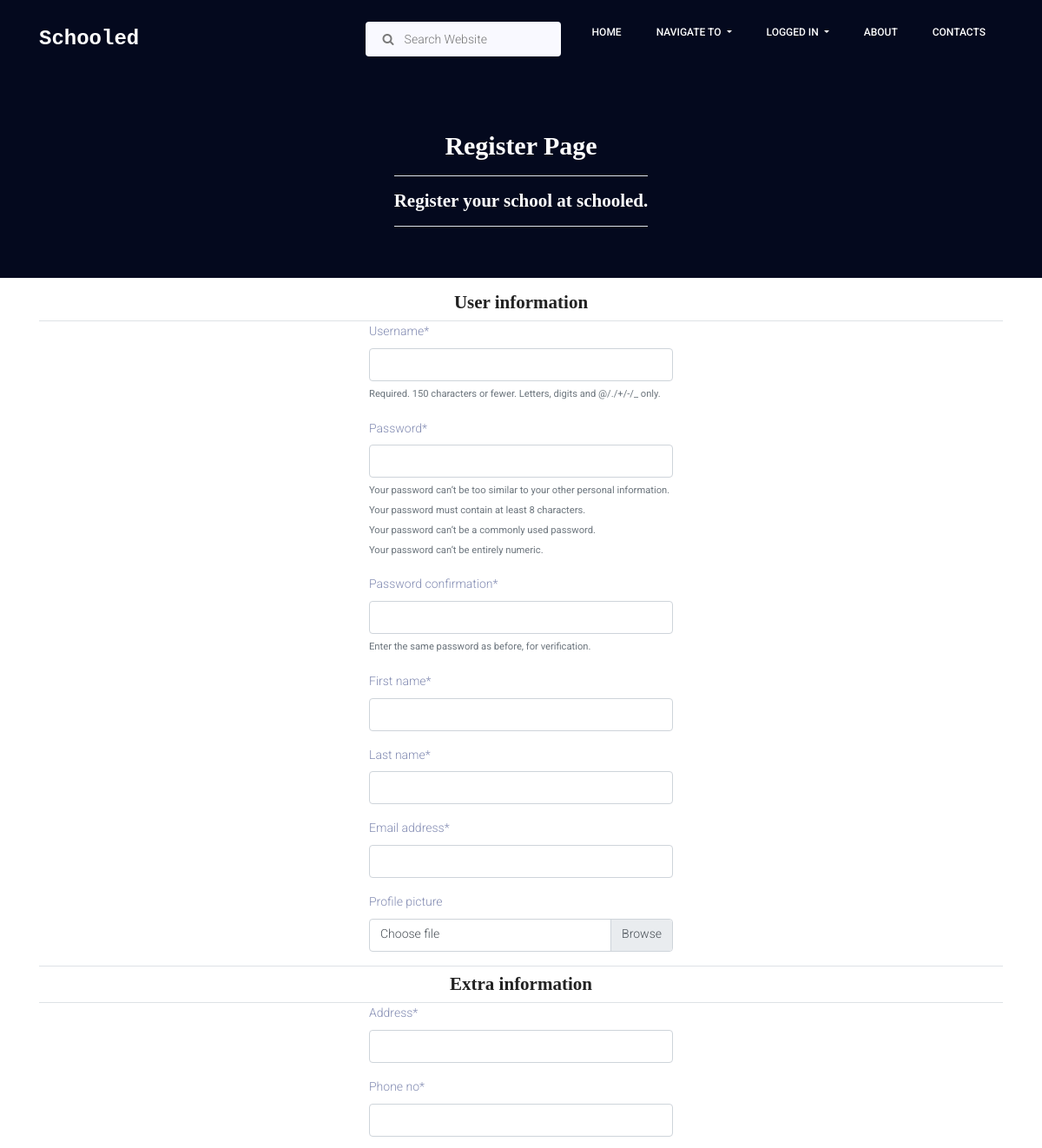
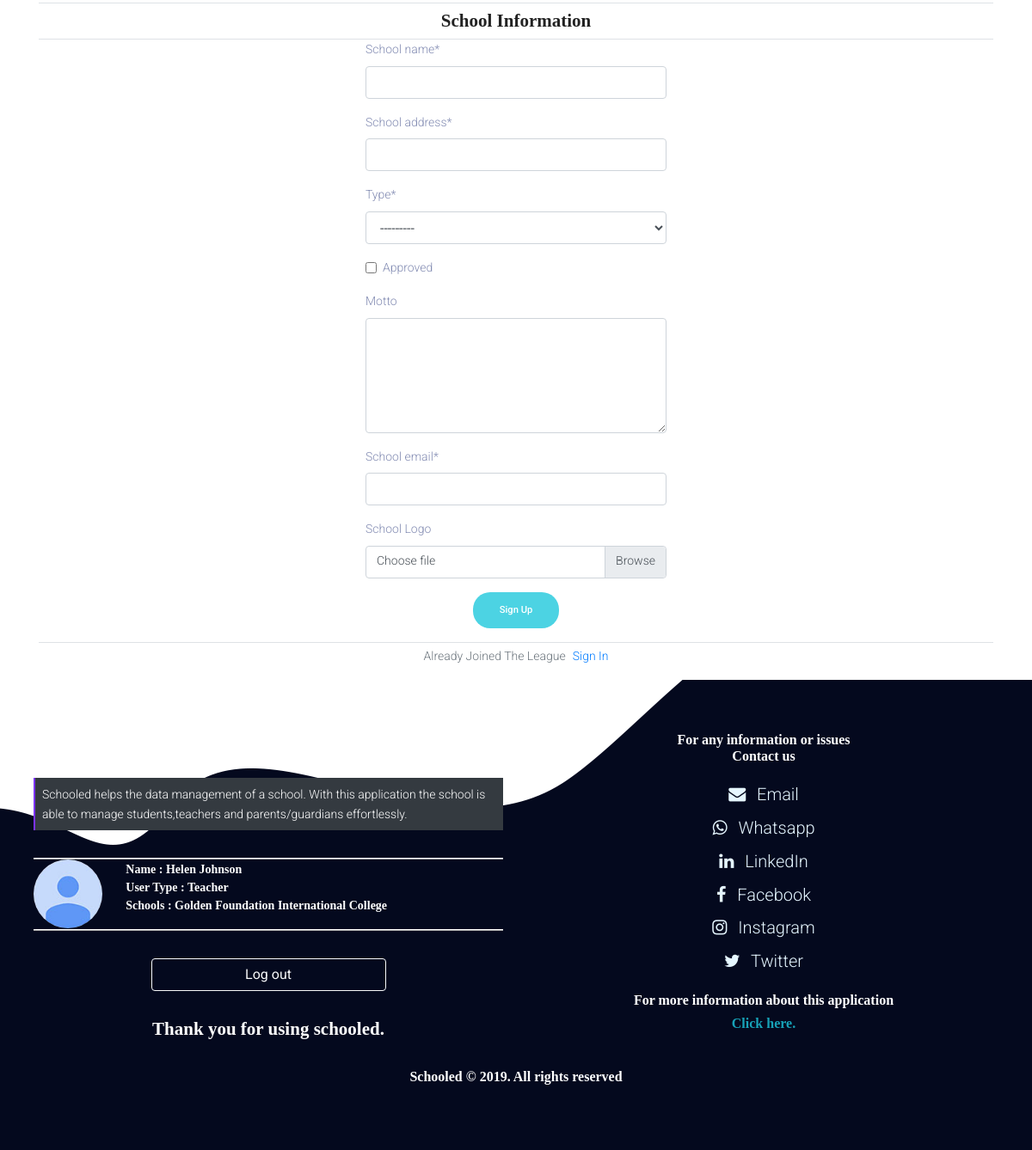
Screenshot of /accounts/register/ (signed in) with the database file from the repository (2 pictures, top to bottom).
### accounts/models.py (models this page shows, shortened)
class User(AbstractUser):
	level_choices= (
		('Admin','Admin'),
		('Teacher','Teacher'),
		('Parent','Parent'),
	)
	level = models.CharField(max_length=20, choices = level_choices)
	profile_picture = models.ImageField(default='default.jpg', upload_to = 'Profile_Pictures')

### teachers/models.py (models this page shows, shortened)
class Teacher(BasicInfo):
    user = models.OneToOneField(get_user_model(),on_delete=models.CASCADE)

class Class(models.Model):
	school = models.ForeignKey(School,models.CASCADE)
	class_name = models.CharField(max_length=20)
	teacher = models.OneToOneField(Teacher,on_delete=models.SET_NULL,null=True,related_name="teacher_class")
	class Meta:
		constraints = [models.UniqueConstraint(fields=["class_name","school"],name="unique_class"),]

### admins/models.py (models this page shows, shortened)
class School(models.Model):
	type_choices=(
	('Secondary_School','Secondary_School'),
		('Primary_School','Primary_School')
	)
	admin = models.ForeignKey(Admin,on_delete=models.CASCADE,related_name="schools")
	school_name =models.CharField(max_length=100,unique=True)
	school_address =models.CharField(max_length=100)
	type = models.CharField(max_length=30, choices = type_choices)
	approved = models.BooleanField()
	motto = models.TextField(blank = True, null = True)
	image= models.ImageField(default='default.jpg', upload_to = 'School_Pictures')
	school_email = models.EmailField()
	created_at = models.DateTimeField(auto_now_add=True)
	update_at = models.DateTimeField(auto_now=True)

### accounts/views.py (the view, shortened to what this page needs)
# urls.py: path('register/', views.register, name='register'),
def register(request):
	userform = UserCreationForm()
	userform.fields['first_name'].required = userform.fields['last_name'].required = userform.fields['email'].required = True
	admin_form = AdminForm()
	schoolform = SchoolForm()
	return render(request, 'accounts/admin_register.html', {'userform':userform,'adminform':admin_form,'schoolform':schoolform,})

### accounts/forms.py
class UserCreationForm(UserCreationForm):
    class Meta:
        model = get_user_model()
        fields = ('username','password1','password2','first_name','last_name','email')

### admins/forms.py
class AdminForm(ModelForm):
	class Meta:
		model = Admin
		fields = ('__all__')
		exclude = ('school','user','created_at','update_at')
		tel = widgets.TextInput(attrs={"type":"tel"})
		widgets = {"date_of_birth":widgets.DateInput(attrs={"type":"date"},),"phone_no":tel}

### accounts/templates/accounts/admin_register.html (shortened to what this page needs)
{% extends 'admins/school_owner_admin_page.html' %}
{% load crispy_forms_tags %}
{% block content %}
<section class="home-banner-area">
	<div class="container-fluid">
		<div class="row">
			<div class="main-header">
				<h2 class="text-white text-center">Register Page</h2>
				<h4 class="mt-3 mx-auto text-white border-top border-bottom py-3 text-center">Register your school at
					schooled.</h4>
			</div>
		</div>
	</div>
</section>
<div class="container my-3">
	<form method="post" id="register-form" enctype="multipart/form-data">
		<h4 class="border-bottom text-center pb-2">User information</h4>
		{{userform|crispy}}
		<div class="form-group">
			<label for="customFile">Profile picture</label>
			<div class="custom-file"> <input type="file" class="custom-file-input" name="user-profile-picture"
					accept="image/*"> <label class="custom-file-label" for="customFile" id="file-label">Choose
					file</label> </div>
		</div>
		<h4 class="border-bottom border-top text-center py-2">Extra information</h4>
		{{adminform|crispy}}
		<h4 class="border-bottom border-top text-center py-2">School Information</h4>
		{{schoolform|crispy}}
		<div class="form-group">
			<label for="customFile1">School Logo</label>
			<div class="custom-file"> <input type="file" class="custom-file-input" name="school-image" id="customFile1"
					accept="image/*"> <label class="custom-file-label" for="customFile1" id="file-label1">Choose
					file</label> </div>
		</div>
		<div class="d-flex">
			<button class="genric-btn success circle mx-auto" type="submit">Sign Up</button>
		</div>
	</form>
	<div class="border-top my-3 pt-1">
		<p class="text-muted text-center">Already Joined The League<a href="{% url 'accounts:login' %}"
				class="ml-2">Sign In</a></p>
	</div>
</div>
{% endblock content %}

### admins/templates/admins/school_owner_admin_page.html (shortened to what this page needs)
<!DOCTYPE html>
<html lang="zxx" class="no-js">
{% load static %}
{% load crispy_forms_tags %}
<head>
<link rel="stylesheet" href="https://cdnjs.cloudflare.com/ajax/libs/font-awesome/4.7.0/css/font-awesome.min.css">
<link rel="stylesheet" href="{% static 'css/linearicons.css'%}" />
<link rel="stylesheet" href="{% static 'css/bootstrap.css'%}" />
<link rel="stylesheet" href="{% static 'css/main.css'%}" />
<link rel="stylesheet" href="{% static 'css/style.css'%}">
</head>
<body>
    <header class="default-header" id="main-nav">
        <nav class="navbar navbar-expand-lg fixed-top navbar-light" style="background-color: #04091e;">
            <div class="container">
                <a class="navbar-brand" href="{% url 'accounts:accounts_handler' %}">
                    <h3 class="brand-name">Schooled</h3>
                </a>
                <div class="collapse navbar-collapse justify-content-end align-items-center"
                    id="navbarSupportedContent" style="background-color: #04091e;">
                    <ul class="navbar-nav">
                        <li>
                            <div class="input-group-icon mx-3 d-flex flex-column">
                                <div class="icon"><i class="fa fa-search" aria-hidden="true"></i></div>
                                <input type="text" name="address" placeholder="Search Website"
                                    onfocus="this.placeholder " onblur="this.placeholder = 'Search Website'" disabled
                                    class="single-input rounded">
                            </div>
                        </li>
                        <li><a href="{% url 'homepage' %}">Home</a></li>
                        <li class="dropdown">
                            <a class="dropdown-toggle" href="#" data-toggle="dropdown">
                                Navigate To
                            </a>
                        </li>
                        <li class="dropdown">
                            {% if user.is_authenticated %}
                            <a class="dropdown-toggle" href="#" data-toggle="dropdown">
                                Logged In
                            </a>
                            {% endif %}
                        </li>
                        <li><a href="about.html">About</a></li>
                        <li><a href="contacts.html">Contacts</a></li>
                    </ul>
                </div>
            </div>
        </nav>
    </header>
    {% block content %}{% endblock %}
    <footer class="footer-area section-gap" id="page-footer">
        <div class="container-fluid">
            <div class="row">
                <div class="col-12 col-sm-12 col-md-6 col-lg-6 d-flex flex-column">
                    <a class="text-white mt-3 mx-auto" href="{% url 'accounts:accounts_handler' %}"
                        style="font-size:30px;"><span class="fa fa-graduation-cap mr-3"></span> Schooled</a>
                    <blockquote class="generic-blockquote bg-dark mt-2 mb-3 text-white p-2">Schooled helps the data
                        management of a school. With this application the school is able to manage students,teachers and
                        parents/guardians effortlessly.</blockquote>
                    <div class="footer-profile my-3">
                        <img class="rounded-circle"
                            src="{{user.profile_picture.url|default:'/media/default.jpg'}}">
                        <div class="my-1">
                            <h6 class="text-white mt-1">Name : {{user.get_full_name|default:"Guest"}}</h6>
                            <h6 class="text-white mt-1">User Type : {{user.level|default:"Guest"}}</h6>
                            {% if user.level == "Admin" %}
                            <h6 class="text-white mt-1">School :
                                {{user.admin.schools.first.school_name}}
                            </h6>
                            {% elif user.level == "Teacher" %}
                            <h6 class="text-white mt-1">Schools :
                                {{request.user.teacher.teacher_class.school.school_name}}
                            </h6>
                            {% endif %}
                        </div>
                    </div>
                    {% if request.user.is_authenticated %}
                    <a class="mx-auto w-50" href="{% url 'accounts:logout' %}">
                        <button class="btn btn-outline-light my-3 w-100">
                            Log out
                        </button>
                    </a>
                    {% endif %}
                    <h4 class="text-white text-center my-3">Thank you for using schooled.</h4>
                </div>
                <div class="col-12 col-sm-12 col-md-6 col-md-6">
                    <h5 class="text-white text-center">For any information or issues</h5>
                    <h5 class="text-white text-center">Contact us </h5>
                    <nav class="nav flex-column my-3">
                        <a class="nav-link mx-auto contact-link" href="#"><span class="fa fa-envelope mr-2"></span>
                            Email </a>
                        <a class="nav-link mx-auto contact-link" href="#"><span class="fa fa-whatsapp mr-2"></span>
                            Whatsapp </a>
                        <a class="nav-link mx-auto contact-link" href="#"><span class="fa fa-linkedin mr-2"></span>
                            LinkedIn </a>
                        <a class="nav-link mx-auto contact-link" href="#"><span class="fa fa-facebook mr-2"></span>
                            Facebook </a>
                        <a class="nav-link mx-auto contact-link" href="#"><span class="fa fa-instagram mr-2"></span>
                            Instagram </a>
                        <a class="nav-link mx-auto contact-link" href="#"><span class="fa fa-twitter mr-2"></span>
                            Twitter </a>
                    </nav>
                    <h5 class="text-white text-center">For more information about this application</h5>
                    <h5 class="text-center mt-2"><a href="" class="text-info">Click here.</a></h5>
                </div>
                <h5 class="text-white mx-auto my-3">Schooled © 2019. All rights reserved</h5>
            </div>
        </div>
    </footer>
</body>
</html>

### static/css/style.css (style rules this page uses)
.main-header { display: flex; flex-direction: column; height: 320px; width: 100%; background-color: #04091e; }
.main-header > * { margin-top: 150px; }
.footer-area { padding:5% 2%; }
.footer-profile { border-top:2px ridge white; border-bottom:2px ridge white; height:85px; }
.footer-profile img { width:80px; height: 80px; float:left; margin-right:5%; }
.contact-link { color:#E5F6FF !important; font-size:20px; }
.text-center { text-align:center; }
.nav-link { color:black; }

### admins/templates/admins/school_owner_admin_page.html (style rules this page uses)
#register-form .form-group { margin-right: auto; margin-left: auto; display: flex; flex-direction: column; max-width: 350px; }

### rows the page displays
User: profile_picture (placeholder picture), get_full_name "Helen Johnson", level "Teacher", user.teacher.teacher_class.school.school_name "Golden Foundation International College"
